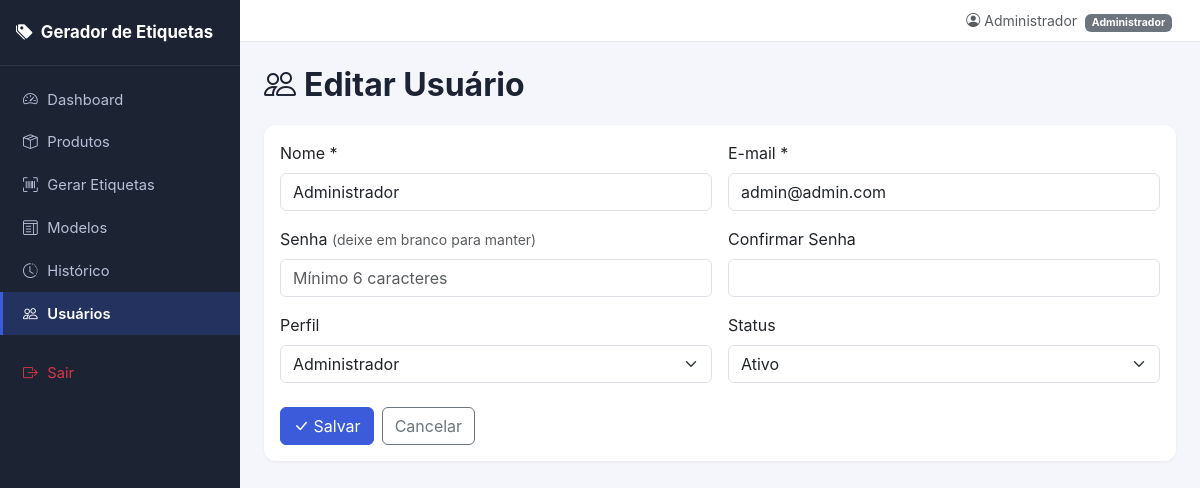
The page /usuarios/1/editar (signed in) on the database its author committed.
### models/usuario.py (models this page shows, shortened)
class Usuario(db.Model, UserMixin):
    __tablename__ = "usuarios"
    id = db.Column(db.Integer, primary_key=True)
    nome = db.Column(db.String(120), nullable=False)
    email = db.Column(db.String(150), nullable=False, unique=True, index=True)
    senha_hash = db.Column(db.String(255), nullable=False)
    perfil = db.Column(db.String(20), nullable=False, default="usuario")  # administrador | usuario
    status = db.Column(db.String(10), nullable=False, default="ativo")   # ativo | inativo
    criado_em = db.Column(db.DateTime, default=datetime.utcnow)
    impressoes = db.relationship("Impressao", backref="usuario", lazy=True)
    @property
    def is_admin(self):
        return self.perfil == "administrador"
    @property
    def is_active(self):  # sobrescreve UserMixin: usuário inativo não consegue logar
        return self.status == "ativo"

### routes/usuarios.py (the view, shortened to what this page needs)
@usuarios_bp.route("/<int:usuario_id>/editar", methods=["GET", "POST"])
@login_required
def editar(usuario_id):
    _somente_admin()
    usuario = Usuario.query.get_or_404(usuario_id)
    return render_template("usuarios/form.html", usuario=usuario, modo="editar")

### routes/usuarios.py (called while the page is built)
def _somente_admin():
    if not current_user.is_admin:
        abort(403)

### templates/usuarios/form.html (shortened to what this page needs)
{% extends "base.html" %}
{% block conteudo %}
<h2 class="page-title">
    <i class="bi bi-people"></i> {{ 'Editar Usuário' if modo == 'editar' else 'Novo Usuário' }}
</h2>
<div class="card">
    <div class="card-body">
        <form method="POST">
            <div class="row g-3">
                <div class="col-md-6">
                    <label class="form-label">Nome *</label>
                    <input type="text" name="nome" class="form-control"
                           value="{{ usuario.nome if usuario else '' }}" required>
                </div>
                <div class="col-md-6">
                    <label class="form-label">E-mail *</label>
                    <input type="email" name="email" class="form-control"
                           value="{{ usuario.email if usuario else '' }}" required>
                </div>
                <div class="col-md-6">
                    <label class="form-label">
                        Senha {% if modo == 'editar' %}<span class="text-muted small">(deixe em branco para manter)</span>{% else %}*{% endif %}
                    </label>
                    <input type="password" name="senha" class="form-control" placeholder="Mínimo 6 caracteres">
                </div>
                <div class="col-md-6">
                    <label class="form-label">Confirmar Senha</label>
                    <input type="password" name="confirmar_senha" class="form-control">
                </div>
                <div class="col-md-6">
                    <label class="form-label">Perfil</label>
                    <select name="perfil" class="form-select">
                        <option value="administrador" {% if usuario and usuario.perfil == 'administrador' %}selected{% endif %}>Administrador</option>
                    </select>
                </div>
                <div class="col-md-6">
                    <label class="form-label">Status</label>
                    <select name="status" class="form-select">
                        <option value="ativo" {% if not usuario or usuario.status == 'ativo' %}selected{% endif %}>Ativo</option>
                    </select>
                </div>
            </div>
            <div class="mt-4 d-flex gap-2">
                <button type="submit" class="btn btn-primary"><i class="bi bi-check-lg"></i> Salvar</button>
                <a href="{{ url_for('usuarios.listar') }}" class="btn btn-outline-secondary">Cancelar</a>
            </div>
        </form>
    </div>
</div>
{% endblock %}

### templates/base.html (shortened to what this page needs)
<!DOCTYPE html>
<html lang="pt-br">
<head>
    <link href="https://cdn.jsdelivr.net/npm/bootstrap@5.3.3/dist/css/bootstrap.min.css" rel="stylesheet">
    <link rel="stylesheet" href="https://cdn.jsdelivr.net/npm/bootstrap-icons@1.11.3/font/bootstrap-icons.css">
    <link rel="stylesheet" href="{{ url_for('static', filename='css/style.css') }}">
</head>
<body>
{% if current_user.is_authenticated %}
<div class="app-wrapper">
    <nav class="sidebar" id="sidebar">
        <div class="sidebar-brand">
            <i class="bi bi-tags-fill"></i> <span>Gerador de Etiquetas</span>
        </div>
        <ul class="nav flex-column sidebar-nav">
            <li class="nav-item">
                <a class="nav-link {% if request.endpoint == 'dashboard.index' %}active{% endif %}" href="{{ url_for('dashboard.index') }}">
                    <i class="bi bi-speedometer2"></i> Dashboard
                </a>
            </li>
            <li class="nav-item">
                <a class="nav-link {% if request.blueprint == 'produtos' %}active{% endif %}" href="{{ url_for('produtos.listar') }}">
                    <i class="bi bi-box-seam"></i> Produtos
                </a>
            </li>
            <li class="nav-item">
                <a class="nav-link {% if request.blueprint == 'etiquetas' %}active{% endif %}" href="{{ url_for('etiquetas.gerar') }}">
                    <i class="bi bi-upc-scan"></i> Gerar Etiquetas
                </a>
            </li>
            <li class="nav-item">
                <a class="nav-link {% if request.blueprint == 'modelos' %}active{% endif %}" href="{{ url_for('modelos.listar') }}">
                    <i class="bi bi-layout-text-window"></i> Modelos
                </a>
            </li>
            <li class="nav-item">
                <a class="nav-link {% if request.blueprint == 'historico' %}active{% endif %}" href="{{ url_for('historico.listar') }}">
                    <i class="bi bi-clock-history"></i> Histórico
                </a>
            </li>
            {% if current_user.is_admin %}
            <li class="nav-item">
                <a class="nav-link {% if request.blueprint == 'usuarios' %}active{% endif %}" href="{{ url_for('usuarios.listar') }}">
                    <i class="bi bi-people"></i> Usuários
                </a>
            </li>
            {% endif %}
            <li class="nav-item mt-3">
                <a class="nav-link text-danger" href="{{ url_for('auth.logout') }}">
                    <i class="bi bi-box-arrow-right"></i> Sair
                </a>
            </li>
        </ul>
    </nav>
    <div class="main-content">
        <nav class="navbar navbar-expand top-navbar">
            <div class="container-fluid">
                <span class="ms-auto small text-muted">
                    <i class="bi bi-person-circle"></i>
                    {{ current_user.nome }}
                    <span class="badge bg-secondary ms-1">{{ current_user.perfil|capitalize }}</span>
                </span>
            </div>
        </nav>
        <main class="page-content">
            {% block conteudo %}{% endblock %}
        </main>
    </div>
</div>
{% else %}
    {% include 'partials/mensagens.html' %}
    {% block conteudo_publico %}{% endblock %}
{% endif %}
</body>
</html>

### static/css/style.css (style rules this page uses)
:root { --sidebar-width: 240px; --primary: #3b5bdb; --primary-dark: #2c46ad; --bg-body: #f4f6fb; }
* { box-sizing: border-box; }
body { background-color: var(--bg-body); font-family: -apple-system, "Segoe UI", Roboto, Helvetica, Arial, sans-serif; }
.app-wrapper { display: flex; min-height: 100vh; }
.sidebar { width: var(--sidebar-width); background: #1c2434; color: #cfd4e4; flex-shrink: 0; min-height: 100vh; position: sticky; top: 0; align-self: flex-start; }
.sidebar-brand { padding: 1.25rem 1rem; font-weight: 700; font-size: 1.05rem; color: #fff; border-bottom: 1px solid rgba(255,255,255,.08); display: flex; align-items: center; gap: .5rem; }
.sidebar-nav { padding: .75rem 0; }
.sidebar-nav .nav-link { color: #b7bfd6; padding: .65rem 1.25rem; display: flex; align-items: center; gap: .6rem; font-size: .92rem; border-left: 3px solid transparent; transition: all .15s ease; }
.sidebar-nav .nav-link.active { color: #fff; background: rgba(59,91,219,.25); border-left-color: var(--primary); font-weight: 600; }
.main-content { flex: 1; min-width: 0; }
.top-navbar { background: #fff; border-bottom: 1px solid #e6e9f2; padding: .6rem 1rem; }
.page-content { padding: 1.5rem; }
.page-title { font-weight: 700; color: #1c2434; margin-bottom: 1.25rem; display: flex; align-items: center; gap: .5rem; }
.card { border: none; border-radius: 12px; box-shadow: 0 1px 3px rgba(0,0,0,.06); }
.btn-primary { background-color: var(--primary); border-color: var(--primary); }

### rows shown on the page
Usuario: nome "Administrador", perfil "Administrador", email "admin@admin.com", status "Ativo"

### other values the page prints
{{ 'Editar Usuário' if modo == 'editar' else 'Novo Usuário' }} "Editar Usuário"
